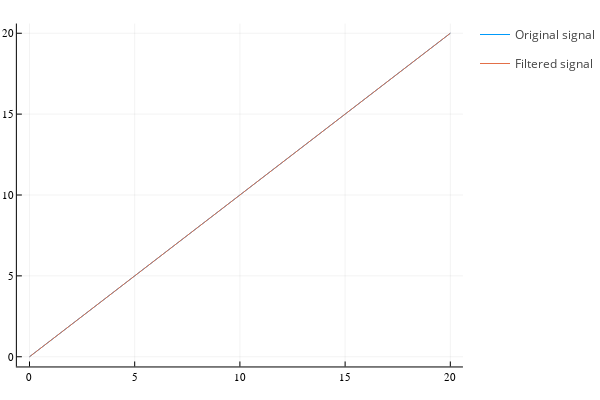

Notebook source saved alongside this figure:
### Markdown cell above
# Example 1
Trivial example; filtered signal is the same as original

### Code cell
t = 0:20
y = collect(0:20)
sg = savitzky_golay(y, 11, 2) # args: vector, window size, order of poly to fit
savitzky_golay()
plot(t, [y sg.y], label=["Original signal" "Filtered signal"])

### Figure 1 — Plotly figure (JSON) as saved in the notebook; plotly's stock layout.template omitted (floating-point values rounded to 4 significant figures)
{"data": [{"colorbar": {"title": {"text": ""}}, "legendgroup": "Original signal", "line": {"color": "rgba(0, 154, 250, 1.000)", "dash": "solid", "shape": "linear", "width": 1}, "mode": "lines", "name": "Original signal", "showlegend": true, "type": "scatter", "x": [0, 1, 2, 3, 4, 5, 6, 7, 8, 9, 10, 11, 12, 13, 14, 15, 16, 17, 18, 19, 20], "xaxis": "x", "y": [0, 1, 2, 3, 4, 5, 6, 7, 8, 9, 10, 11, 12, 13, 14, 15, 16, 17, 18, 19, 20], "yaxis": "y", "zmax": null, "zmin": null}, {"colorbar": {"title": {"text": ""}}, "legendgroup": "Filtered signal", "line": {"color": "rgba(227, 111, 71, 1.000)", "dash": "solid", "shape": "linear", "width": 1}, "mode": "lines", "name": "Filtered signal", "showlegend": true, "type": "scatter", "x": [0, 1, 2, 3, 4, 5, 6, 7, 8, 9, 10, 11, 12, 13, 14, 15, 16, 17, 18, 19, 20], "xaxis": "x", "y": [2.22e-16, 1.0, 2.0, 3.0, 4.0, 5.0, 6.0, 7.0, 8, 9.0, 10.0, 11.0, 12.0, 13.0, 14.0, 15.0, 16, 17.0, 18, 19.0, 20.0], "yaxis": "y", "zmax": null, "zmin": null}], "layout": {"annotations": [], "height": 400, "legend_position": {"bgcolor": "rgba(255, 255, 255, 1.000)", "bordercolor": "rgba(0, 0, 0, 1)", "borderwidth": 1, "font": {"color": "rgba(0, 0, 0, 1)", "family": "sans-serif", "size": 11}, "title": {"font": {"color": "rgba(0, 0, 0, 1)", "family": "sans-serif", "size": 15}, "text": ""}, "tracegroupgap": 0, "traceorder": "normal", "x": 1, "xanchor": "auto", "y": 1, "yanchor": "auto"}, "margin": {"b": 20, "l": 0, "r": 0, "t": 20}, "paper_bgcolor": "rgba(255, 255, 255, 1.000)", "plot_bgcolor": "rgba(255, 255, 255, 1.000)", "showlegend": true, "width": 600, "xaxis": {"anchor": "y", "domain": [0.03619, 0.9934], "gridcolor": "rgba(0, 0, 0, 0.1)", "gridwidth": 0.5, "linecolor": "rgba(0, 0, 0, 1)", "mirror": false, "range": [-0.6, 20.6], "showgrid": true, "showline": true, "showticklabels": true, "tickangle": 0, "tickcolor": "rgb(0, 0, 0)", "tickfont": {"color": "rgba(0, 0, 0, 1)", "family": "sans-serif", "size": 11}, "tickmode": "array", "ticks": "inside", "ticktext": ["0", "5", "10", "15", "20"], "tickvals": [0, 5, 10, 15, 20], "title": {"font": {"color": "rgba(0, 0, 0, 1)", "family": "sans-serif", "size": 15}, "text": ""}, "type": "linear", "visible": true, "zeroline": false, "zerolinecolor": "rgba(0, 0, 0, 1)"}, "yaxis": {"anchor": "x", "domain": [0.03762, 0.9902], "gridcolor": "rgba(0, 0, 0, 0.1)", "gridwidth": 0.5, "linecolor": "rgba(0, 0, 0, 1)", "mirror": false, "range": [-0.6, 20.6], "showgrid": true, "showline": true, "showticklabels": true, "tickangle": 0, "tickcolor": "rgb(0, 0, 0)", "tickfont": {"color": "rgba(0, 0, 0, 1)", "family": "sans-serif", "size": 11}, "tickmode": "array", "ticks": "inside", "ticktext": ["0", "5", "10", "15", "20"], "tickvals": [0, 5, 10, 15, 20], "title": {"font": {"color": "rgba(0, 0, 0, 1)", "family": "sans-serif", "size": 15}, "text": ""}, "type": "linear", "visible": true, "zeroline": false, "zerolinecolor": "rgba(0, 0, 0, 1)"}}}
